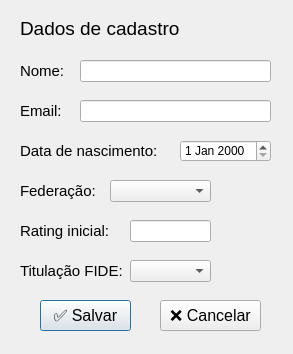
<?xml version="1.0" encoding="UTF-8"?>
<ui version="4.0">
 <class>Dialog</class>
 <widget class="QDialog" name="Dialog">
  <property name="geometry">
   <rect>
    <x>0</x>
    <y>0</y>
    <width>293</width>
    <height>354</height>
   </rect>
  </property>
  <property name="windowTitle">
   <string>Dialog</string>
  </property>
  <widget class="QLabel" name="label">
   <property name="geometry">
    <rect>
     <x>20</x>
     <y>60</y>
     <width>61</width>
     <height>21</height>
    </rect>
   </property>
   <property name="font">
    <font>
     <pointsize>11</pointsize>
    </font>
   </property>
   <property name="text">
    <string>Nome:</string>
   </property>
  </widget>
  <widget class="QLineEdit" name="lineEdit">
   <property name="geometry">
    <rect>
     <x>80</x>
     <y>60</y>
     <width>191</width>
     <height>22</height>
    </rect>
   </property>
  </widget>
  <widget class="QLabel" name="label_2">
   <property name="geometry">
    <rect>
     <x>20</x>
     <y>100</y>
     <width>51</width>
     <height>21</height>
    </rect>
   </property>
   <property name="font">
    <font>
     <pointsize>11</pointsize>
    </font>
   </property>
   <property name="text">
    <string>Email:</string>
   </property>
  </widget>
  <widget class="QLineEdit" name="lineEdit_2">
   <property name="geometry">
    <rect>
     <x>80</x>
     <y>100</y>
     <width>191</width>
     <height>22</height>
    </rect>
   </property>
  </widget>
  <widget class="QLabel" name="label_3">
   <property name="geometry">
    <rect>
     <x>20</x>
     <y>180</y>
     <width>81</width>
     <height>21</height>
    </rect>
   </property>
   <property name="font">
    <font>
     <pointsize>11</pointsize>
    </font>
   </property>
   <property name="text">
    <string>Federação:</string>
   </property>
  </widget>
  <widget class="QComboBox" name="comboBox">
   <property name="geometry">
    <rect>
     <x>110</x>
     <y>180</y>
     <width>101</width>
     <height>22</height>
    </rect>
   </property>
  </widget>
  <widget class="QLabel" name="label_4">
   <property name="geometry">
    <rect>
     <x>20</x>
     <y>220</y>
     <width>101</width>
     <height>21</height>
    </rect>
   </property>
   <property name="font">
    <font>
     <pointsize>11</pointsize>
    </font>
   </property>
   <property name="text">
    <string>Rating inicial:</string>
   </property>
  </widget>
  <widget class="QLineEdit" name="lineEdit_3">
   <property name="geometry">
    <rect>
     <x>130</x>
     <y>220</y>
     <width>81</width>
     <height>22</height>
    </rect>
   </property>
  </widget>
  <widget class="QLabel" name="label_5">
   <property name="geometry">
    <rect>
     <x>20</x>
     <y>140</y>
     <width>151</width>
     <height>21</height>
    </rect>
   </property>
   <property name="font">
    <font>
     <pointsize>11</pointsize>
    </font>
   </property>
   <property name="text">
    <string>Data de nascimento:</string>
   </property>
  </widget>
  <widget class="QDateEdit" name="dateEdit">
   <property name="geometry">
    <rect>
     <x>180</x>
     <y>140</y>
     <width>91</width>
     <height>22</height>
    </rect>
   </property>
  </widget>
  <widget class="QLabel" name="label_6">
   <property name="geometry">
    <rect>
     <x>20</x>
     <y>260</y>
     <width>111</width>
     <height>21</height>
    </rect>
   </property>
   <property name="font">
    <font>
     <pointsize>11</pointsize>
    </font>
   </property>
   <property name="text">
    <string>Titulação FIDE:</string>
   </property>
  </widget>
  <widget class="QComboBox" name="comboBox_2">
   <property name="geometry">
    <rect>
     <x>130</x>
     <y>260</y>
     <width>81</width>
     <height>22</height>
    </rect>
   </property>
  </widget>
  <widget class="QPushButton" name="pushButton">
   <property name="geometry">
    <rect>
     <x>40</x>
     <y>300</y>
     <width>91</width>
     <height>31</height>
    </rect>
   </property>
   <property name="font">
    <font>
     <pointsize>12</pointsize>
    </font>
   </property>
   <property name="text">
    <string>✅ Salvar</string>
   </property>
  </widget>
  <widget class="QPushButton" name="pushButton_2">
   <property name="geometry">
    <rect>
     <x>160</x>
     <y>300</y>
     <width>101</width>
     <height>31</height>
    </rect>
   </property>
   <property name="font">
    <font>
     <pointsize>12</pointsize>
    </font>
   </property>
   <property name="text">
    <string>❌ Cancelar</string>
   </property>
  </widget>
  <widget class="QLabel" name="label_7">
   <property name="geometry">
    <rect>
     <x>20</x>
     <y>20</y>
     <width>171</width>
     <height>16</height>
    </rect>
   </property>
   <property name="font">
    <font>
     <pointsize>14</pointsize>
    </font>
   </property>
   <property name="text">
    <string>Dados de cadastro</string>
   </property>
  </widget>
 </widget>
 <resources/>
 <connections/>
</ui>
